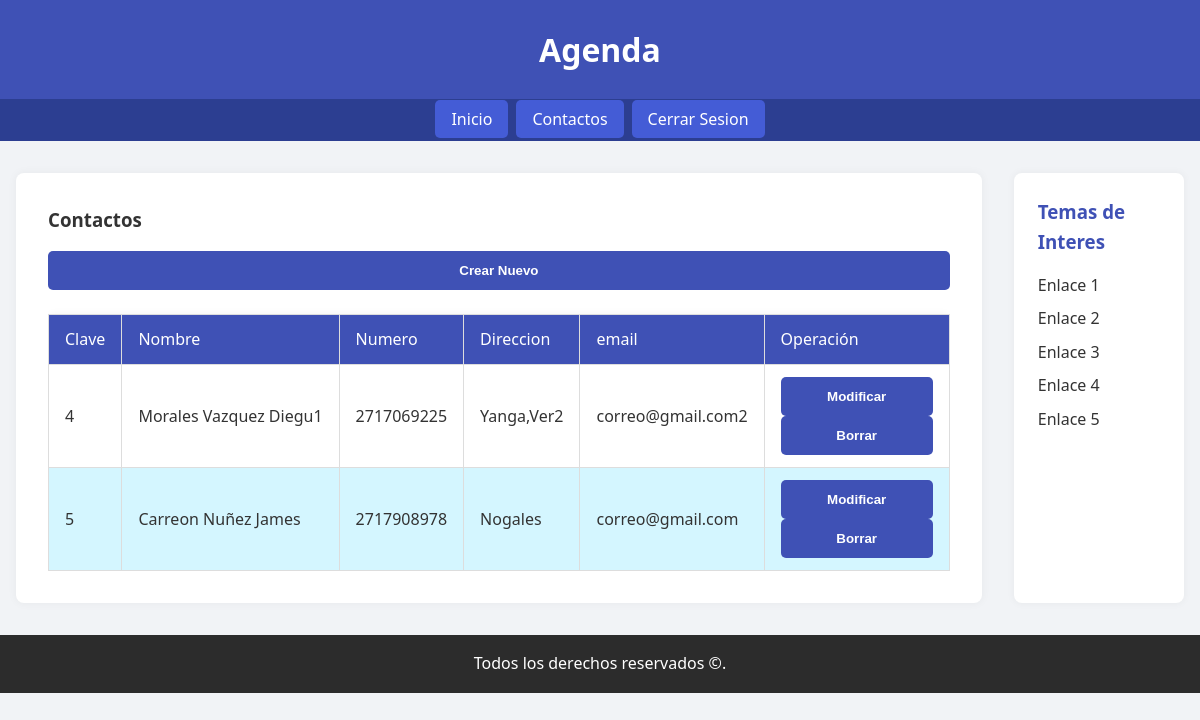
The app's page /contactos.php (signed in) with its own data.
### tables this page shows
CREATE TABLE `contactos` (
  `id_contacto` smallint(6) NOT NULL,
  `apPaterno` varchar(20) NOT NULL,
  `apMaterno` varchar(20) NOT NULL,
  `nombre` varchar(20) NOT NULL,
  `numero` varchar(20) NOT NULL,
  `direccion` varchar(50) NOT NULL,
  `email` varchar(30) NOT NULL,
  `clave_usuario` smallint(6) NOT NULL
);

### models/Usuario.php (called while the page is built, shortened)
<?php
include_once("AccesoDatos.php");
class Usuario
{
  private $nClave = 0;
  public function getClave()
  {
    return $this->nClave;
  }
}
?>

### models/Contacto.php (called while the page is built, shortened)
<?php
include_once("AccesoDatos.php");
class Contacto
{
  private $nId = 0;
  private $sApPaterno = "";
  private $sApMaterno = "";
  private $sNombre = "";
  private $sTelefono = "";
  private $sEmail = "";
  private $sDireccion = "";
  public function getId()
  {
    return $this->nId;
  }
  public function setId($valor)
  {
    $this->nId = $valor;
  }
  public function getNombre()
  {
    return $this->sApPaterno . " " . $this->sApMaterno . " " . $this->sNombre;
  }
  public function setApPaterno($sApPaterno)
  {
    $this->sApPaterno = $sApPaterno;
  }
  public function setApMaterno($sApMaterno)
  {
    $this->sApMaterno = $sApMaterno;
  }
  public function setNombre($valor)
  {
    $this->sNombre = $valor;
  }
  public function getTelefono()
  {
    return $this->sTelefono;
  }
  public function setTelefono($sTelefono)
  {
    $this->sTelefono = $sTelefono;
  }
  public function getEmail()
  {
    return $this->sEmail;
  }
  public function setEmail($sEmail)
  {
    $this->sEmail = $sEmail;
  }
  public function getDireccion()
  {
    return $this->sDireccion;
  }
  public function setDireccion($sDireccion)
  {
    $this->sDireccion = $sDireccion;
  }
  function buscarTodos( $user )
  {
    $oAccesoDatos = new AccesoDatos();
    $j = 0;
    $arrResultado = [];
    if ($oAccesoDatos->conectar()) {
      $sQuery = "SELECT id_contacto,apPaterno,apMaterno,nombre,numero, direccion, email
          FROM contactos WHERE clave_usuario = " . $user."
          ORDER BY id_contacto";
      $arrRS = $oAccesoDatos->ejecutarConsulta($sQuery);
      if ($arrRS) {
        foreach ($arrRS as $aLinea) {
          $oContacto = new Contacto();
          $oContacto->setId($aLinea[0]);
          $oContacto->setApPaterno($aLinea[1]);
          $oContacto->setApMaterno($aLinea[2]);
          $oContacto->setNombre($aLinea[3]);
          $oContacto->setTelefono($aLinea[4]);
          $oContacto->setDireccion($aLinea[5]);
          $oContacto->setEmail($aLinea[6]);
          $arrResultado[$j] = $oContacto;
          $j = $j + 1;
        }
      } else
        $arrResultado = [];
    }
    return $arrResultado;
  }
}
?>

### models/AccesoDatos.php (called while the page is built, shortened)
<?php
class AccesoDatos
{
	private $oConexion = null;
	function conectar()
	{
		$bRet = false;
		try {
			$this->oConexion = new PDO("mysql:host=localhost;dbname=agendamodelos", "root", "", array(PDO::MYSQL_ATTR_INIT_COMMAND => "SET NAMES 'UTF8'"));
			$bRet = true;
		} catch (Exception $e) {
			throw $e;
		}
		return $bRet;
	}
	function desconectar()
	{
		$bRet = true;
		if ($this->oConexion != null) {
			$this->oConexion = null;
		}
		return $bRet;
	}
	function ejecutarConsulta($psConsulta)
	{
		$arrRS = null;
		$rst = null;
		$i = 0;
		$j = 0;
		try {
			$rst = $this->oConexion->query($psConsulta);
		} catch (Exception $e) {
			throw $e;
		}
		if ($rst) {
			foreach ($rst as $oLinea) {
				foreach ($oLinea as $llave => $sValCol) {
					if (is_string($llave)) {
						$arrRS[$i][$j] = $sValCol;
						$j++;
					}
				}
				$j = 0;
				$i++;
			}
		}
		return $arrRS;
	}
}
?>

### contactos.php (the view, shortened to what this page needs)
<?php
include_once("models/Usuario.php");
include_once("models/Contacto.php");
$sErr = "";
$arrContactos = null;
$oCon = new Contacto();
if (isset($_SESSION["usuario"]) && !empty($_SESSION["usuario"])) {
  $oUsu = $_SESSION["usuario"];
  $sClave = $oUsu->getClave();
  try {
    $arrContactos = $oCon->buscarTodos($sClave);
  } catch (Exception $e) {
    error_log($e->getFile() . " " . $e->getLine() . " " . $e->getMessage(), 0);
    $sErr = "Error en base de datos, comunicarse con el administrador";
  }
} else
  $sErr = "Falta establecer el login";
if ($sErr == "") {
  include_once("menu.php");
} else {
  header("Location: error.php?sError=" . $sErr);
  exit();
}
?>
<div class="layout">
  <main>
    <h3>Contactos</h3>
    <form class="tabla" name="formTablaGral" method="post" action="crudContactos.php">
      <input type="submit" name="Submit" value="Crear Nuevo"
        onClick="txtClave.value='<?php echo $sClave; ?>';txtOpe.value='a'">
      <div class="tablaRes">
        <table border="1">
          <thead>
            <tr>
              <td>Clave</td>
              <td>Nombre</td>
              <td>Numero</td>
              <td>Direccion</td>
              <td>email</td>
              <td>Operaci&oacute;n</td>
            </tr>
          </thead>
          <tbody>
            <?php
            if ($arrContactos != null) {
              foreach ($arrContactos as $oContacto) {
                ?>
                <tr>
                  <td class="llave"><?php echo $oContacto->getId(); ?></td>
                  <td><?php echo $oContacto->getNombre(); ?></td>
                  <td><?php echo $oContacto->getTelefono(); ?></td>
                  <td><?php echo $oContacto->getDireccion(); ?></td>
                  <td><?php echo $oContacto->getEmail(); ?></td>
                  <td>
                    <input type="submit" name="Submit" value="Modificar"
                      onClick="txtClave.value=<?php echo $oContacto->getId(); ?>; txtOpe.value='m'">
                    <button type="button" onclick="popup( '¿Seguro que quiere eliminar este contacto?',
                'Nombre: <?php echo $oContacto->getNombre(); ?>',
                'Telefono: <?php echo $oContacto->getTelefono(); ?>',
                'Direccion: <?php echo $oContacto->getDireccion(); ?>',
                'Email: <?php echo $oContacto->getEmail(); ?>', 'conABC.php',
                <?php echo $oContacto->getId(); ?>)">
                      Borrar
                    </button>
                  </td>
                </tr>
                <?php
              }
            } else {
              ?>
              <tr>
                <td colspan="2">No hay datos</td>
              </tr>
              <?php
            }
            ?>
          </tbody>
        </table>
      </div>
    </form>
  </main>
</div>

### menu.php
<nav>
  <ul>
    <li><a href="inicio.php">Inicio</a></li>
    <?php
    if (isset($_SESSION["usuario"])) {
      if ($_SESSION["tipo"]=="admin") {
        echo '<li><a href="usuarios.php">Usuarios</a></li>';
      } else {
        echo '<li><a href="contactos.php">Contactos</a></li>';
      }
      echo '<li><a href="logout.php">Cerrar Sesion</a></li>';
    }
    ?>
  </ul>
</nav>

### css/estilo.css (style rules this page uses)
* { margin: 0; padding: 0; box-sizing: border-box; }
body { font-family: "Segoe UI", Tahoma, Geneva, Verdana, sans-serif; background-color: #f1f3f6; color: #333; line-height: 1.6; }
header { background-color: #3f51b5; color: white; padding: 1.5rem 2rem; text-align: center; }
header h1 { font-size: 2rem; }
nav { background-color: #2c3e91; padding: 0.5rem 2rem; }
nav ul { list-style: none; display: flex; justify-content: center; flex-wrap: wrap; gap: 0.5rem; }
nav ul li a { color: white; text-decoration: none; padding: 0.5rem 1rem; background-color: #445cd6; border-radius: 5px; transition: background-color 0.3s ease, transform 0.2s ease; }
.layout { display: flex; max-width: 1200px; margin: 2rem auto; gap: 2rem; padding: 0 1rem; flex-wrap: wrap; }
main { flex: 3; background-color: white; padding: 2rem; border-radius: 8px; box-shadow: 0 0 10px rgba(0, 0, 0, 0.05); }
aside.sidebar { flex: 1; background-color: #ffffff; padding: 1.5rem; border-radius: 8px; box-shadow: 0 0 8px rgba(0, 0, 0, 0.05); }
aside.sidebar h3 { margin-bottom: 1rem; color: #3f51b5; }
aside.sidebar ul { list-style: none; }
aside.sidebar ul li { margin-bottom: 0.5rem; }
aside.sidebar ul li a { text-decoration: none; color: #333; transition: color 0.3s; }
form { display: flex; flex-direction: column; gap: 1rem; margin-top: 1rem; overflow-x: visible; }
form input, form select, form textarea { padding: 0.6rem; border: 1px solid #ccc; border-radius: 5px; transition: border 0.3s; }
input[type="submit"], form button { padding: 0.75rem; background-color: #3f51b5; color: white; border: none; border-radius: 5px; font-weight: bold; cursor: pointer; width: 100%; transition: background-color 0.3s ease, transform 0.2s ease; }
table { border-collapse: collapse; margin-top: 0.5rem; background-color: white; border-radius: 8px; box-shadow: 0 0 8px rgba(0, 0, 0, 0.05); }
table thead { background-color: #3f51b5; color: white; }
table th, table td { padding: 0.75rem 1rem; border: 1px solid #ddd; text-align: left; }
table tr:nth-child(even) { background-color: #d4f6ff; }
footer { background-color: #2c2c2c; color: white; text-align: center; padding: 1rem; margin-top: 2rem; }
.tablaRes { overflow-x: auto; display: block; width: 100%; }
.tablaRes table { width: max-content; min-width: 600px; border-collapse: collapse; }

### records on screen
contactos: id_contacto "4", $oContacto->getNombre() "Morales Vazquez Diegu1", numero "2717069225", direccion "Yanga,Ver2", email "correo@gmail.com2"
contactos: id_contacto "5", $oContacto->getNombre() "Carreon Nuñez James", numero "2717908978", direccion "Nogales", email "correo@gmail.com"
